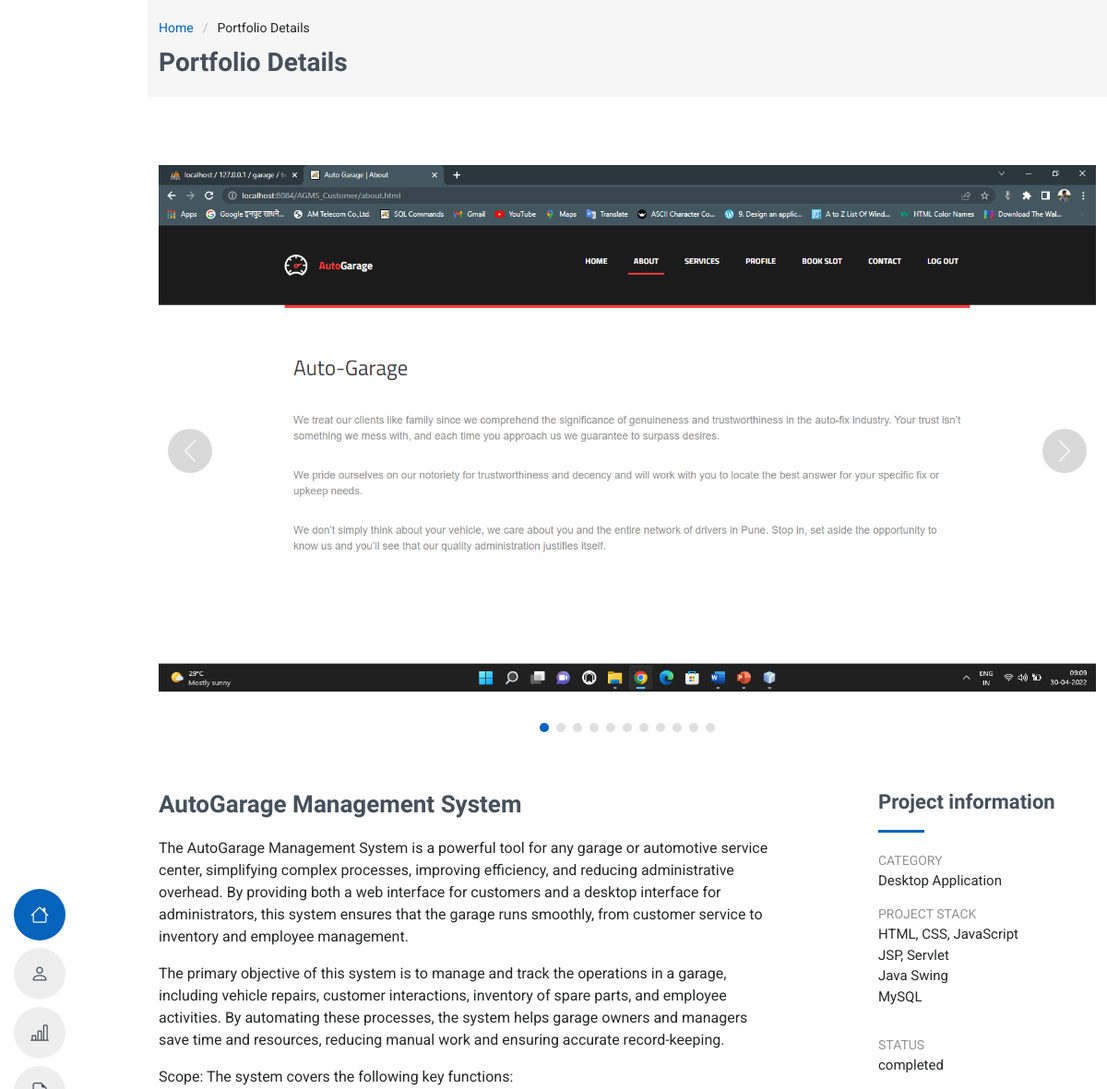
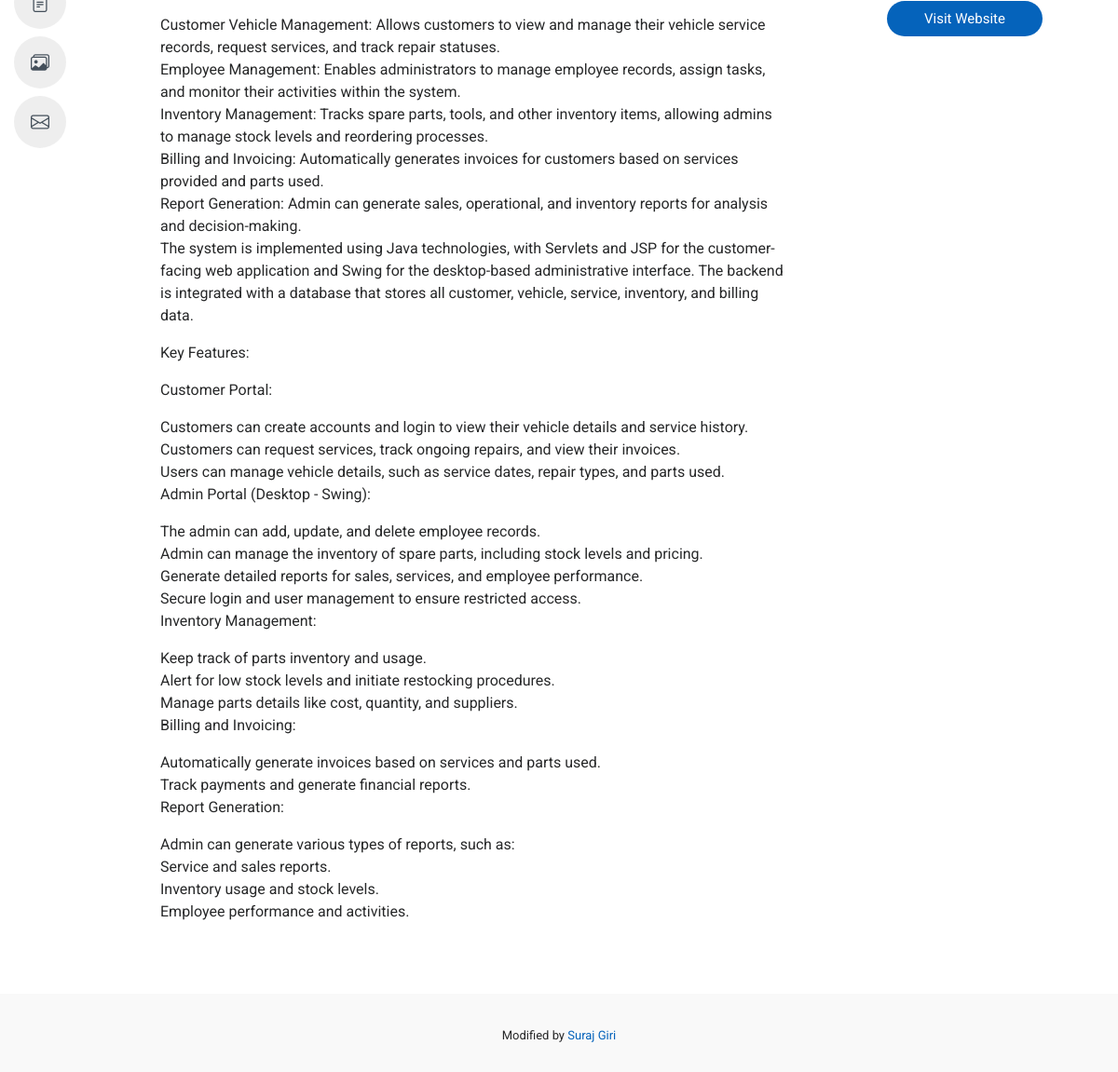
The app's page /portfolio/project/AutoGarage Management System/ with its own data (2 pictures, top to bottom).
### Portfolio/models.py (models this page shows, shortened)
class ProjectImage(models.Model):
    project = models.ForeignKey(Project, related_name='project_images', on_delete=models.CASCADE)
    image = models.ImageField(upload_to='project/images/', verbose_name='Image')

class Project(models.Model):
    CATEGORY_CHOICES = [
        ('Web Development', 'Web Development'),
        ('Desktop Application', 'Desktop Application'),
        ('Data Science', 'Data Science'),
        ('Android Application', 'Mobile App'),
        ('IOS Application', 'IOS Mobile App'),
    ]
    STATUS_CHOICES = [
        ('Ongoing', 'Ongoing'),
        ('Completed', 'Completed'),
        ('Pending', 'Pending'),
    ]
    project_name = models.CharField(max_length=100,unique=True)
    intro = models.TextField()
    project_description = models.TextField()
    category_type = models.CharField(max_length=50, choices=CATEGORY_CHOICES)
    stack = models.TextField()
    status = models.CharField(max_length=20, choices=STATUS_CHOICES)
    images = models.ImageField(upload_to='projects/', null=True, blank=True)

### Portfolio/views.py (the view)
# urls.py: path('portfolio/project/<str:project_name>/',views.projectInfo,name="project"),
def projectInfo(request,project_name):
    try:
        project_info = Project.objects.get(project_name = project_name)
        project_images = ProjectImage.objects.filter(project = project_info)
        return render(request,"developed-details.html",{'project_info':project_info,'project_images':project_images})
    except:
        return render(request,'developed-details.html')

### Portfolio/templates/developed-details.html (shortened to what this page needs)
<!DOCTYPE html>
<html lang="en">
{% load static %}
<head>
  {% include 'imports.html' %}
</head>
<body class="portfolio-details-page">
  {% include 'navigation.html' %}
  <main class="main">
    <div class="page-title" data-aos="fade">
      <div class="container">
        <nav class="breadcrumbs">
          <ol>
            <li><a href="{% url 'portfolio:home' %}">Home</a></li>
            <li class="current">Portfolio Details</li>
          </ol>
        </nav>
        <h1>Portfolio Details</h1>
      </div>
    </div>
    <section id="portfolio-details" class="portfolio-details section">
      <div class="container" data-aos="fade-up">
        <div class="portfolio-details-slider swiper init-swiper">
          <div class="swiper-wrapper align-items-center">
          {% if project_images %}
            {% for i in project_images %}
              <div class="swiper-slide">
                <img src="{{ i.image.url }}" alt=""  />
              </div>
            {% endfor %}
          {% else %}
            <p>No images available for this project.</p>
          {% endif %}
          </div>
          <div class="swiper-button-prev"></div>
          <div class="swiper-button-next"></div>
          <div class="swiper-pagination"></div>
        </div>
        <div class="row justify-content-between gy-4 mt-4">
          <div class="col-lg-8" data-aos="fade-up">
            <div class="portfolio-description">
              <h2>{{ project_info.project_name }}</h2>
              <p>
                {{ project_info.intro }}
              </p>
              <p >
                {{ project_info.project_description|linebreaks }}
              </p>
            </div>
          </div>
          <div class="col-lg-3" data-aos="fade-up" data-aos-delay="100">
            <div class="portfolio-info">
              <h3>Project information</h3>
              <ul>
                <li><strong>Category</strong>  {{ project_info.category_type }}</li>
                <li><strong>Project Stack</strong>
                   {{ project_info.stack|linebreaks }}
               </li>
               <li><strong>Status</strong>{{ project_info.status }}</li>
                <li><a href="#" class="btn-visit align-self-start">Visit Website</a></li>
              </ul>
            </div>
          </div>
        </div>
      </div>
    </section>
  </main>
  {% include 'footer.html' %}
</body>
</html>

### Portfolio/templates/imports.html (shortened to what this page needs)
{% load static %}
  <link href="{% static 'assets/vendor/bootstrap/css/bootstrap.min.css' %}" rel="stylesheet">
  <link href="{% static 'assets/vendor/bootstrap-icons/bootstrap-icons.css' %}" rel="stylesheet">
  <link href="{% static 'assets/vendor/aos/aos.css' %}" rel="stylesheet">
  <link href="{% static 'assets/vendor/glightbox/css/glightbox.min.css' %}" rel="stylesheet">
  <link href="{% static 'assets/vendor/swiper/swiper-bundle.min.css' %}" rel="stylesheet">
  <link href="{% static 'assets/css/main.css' %}" rel="stylesheet">

### Portfolio/templates/navigation.html (shortened to what this page needs)
<header id="header" class="header d-flex flex-column justify-content-center">
    <nav id="navmenu" class="navmenu">
      <ul>
        <li><a href="{% url 'portfolio:home' %}#home" class="active"><i class="bi bi-house navicon"></i><span>Home</span></a></li>
        <li><a href="{% url 'portfolio:home' %}#about"><i class="bi bi-person navicon"></i><span>About</span></a></li>
        <li><a href="{% url 'portfolio:home' %}#skills"><i class="bi bi-bar-chart-line navicon"></i><span>Skills</span></a></li>
        <li><a href="{% url 'portfolio:home' %}#resume"><i class="bi bi-file-earmark-text navicon"></i><span>Resume</span></a></li>
        <li><a href="{% url 'portfolio:home' %}#portfolio"><i class="bi bi-images navicon"></i><span>Portfolio</span></a></li>
        <li><a href="{% url 'portfolio:home' %}#contact"><i class="bi bi-envelope navicon"></i><span>Contact</span></a></li>
      </ul>
    </nav>
  </header>

### Portfolio/templates/footer.html
<footer id="footer" class="footer position-relative light-background">
    <div class="container">
      <div class="container">
        <div class="credits">
          Modified  by <a href="https://www.github.com/surajgiri974">Suraj Giri</a>
        </div>
      </div>
    </div>
  </footer>

### Portfolio/templates/JSimport.html (shortened to what this page needs)
 {% load static %}

### Portfolio/templates/developed-details.html (style rules this page uses)
@media (min-width:1000px) { img { height: 600px; object-position: center; object-fit: contain; } }

### records on screen
ProjectImage: image (picture)
Project: project_name "AutoGarage Management System", intro "The AutoGarage Management System is a powerful tool for any garage or automotive service center, simplifying complex processes, improving efficiency, and reducing administrative overhead. By providing both a web interface for customers and a desktop interface for administrators, this system ensures that the garage runs smoothly, from customer service to inventory and employee management.", project_description "The primary objective of this system is to manage and track the operations in a garage, including vehicle repairs, customer interactions, inventory of spare parts, and employee activities. By automating these processes, the system helps garage owners and managers save time and resources, reducing manual work and ensuring accurate record-keeping. Scope: The system covers the following key functions: Customer Vehicle Management: Allows customers to view and manage their vehicle service records, request services, and track repair statuses. Employee Management: Enables administrators to manage employee records, assign tasks, and monitor their activities within the system. Inventory Management:…", category_type "Desktop Application", stack "HTML, CSS, JavaScript JSP, Servlet Java Swing MySQL", status "completed"
